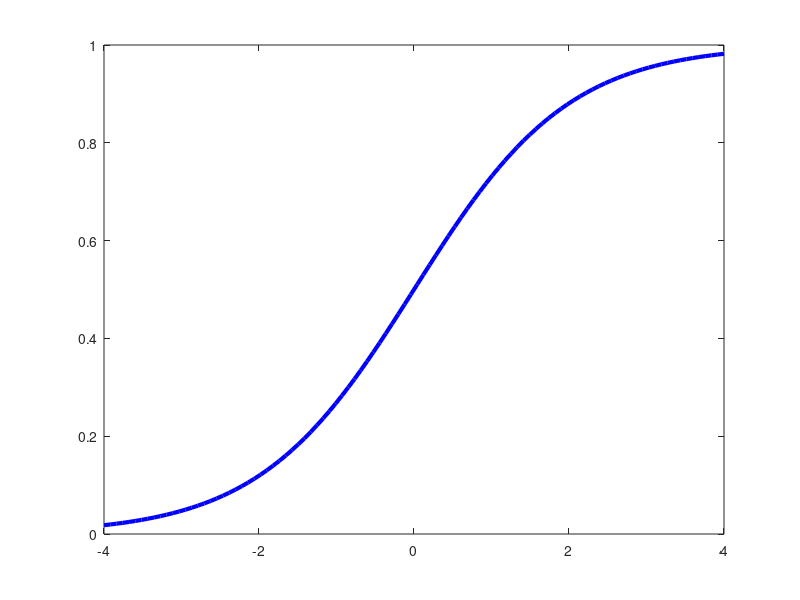

Here is the MATLAB script that generated this plot: (Note: this script raises an error after producing the figure.)
%% Plots of the most common activation functions (used in Table 2.1)

sigmoid = @(z) 1./(1 + exp(-z));
ReLU = @(z) (z >= 0) .* z;
leaky_ReLU = @(z) max(z, 0.1 * z);

z = linspace(-4,4);

figure(1)
plot(z,sigmoid(z),'b','LineWidth',3)
yline(0,'k')
xline(0,'k')
ylim([-0.125, 1])
yticks([-0.1, 0, 0.5, 1])
xticks([-4,-2,0,2,4])
set(gca,'FontSize',15)
xlabel('z','FontSize',20)
ylabel('\sigma(z)','FontSize',20)

figure(2)
plot(z,ReLU(z),'b','LineWidth',3)
yline(0,'k')
xline(0,'k')
ylim([-0.5, 4])
yticks([-0.5, 0, 2, 4])
xticks([-4,-2,0,2,4])
set(gca,'FontSize',15)
xlabel('z','FontSize',20)
ylabel('\sigma(z)','FontSize',20)

figure(3)
xline(0,'k')
plot(z,leaky_ReLU(z),'b','LineWidth',3)
yline(0,'k')
xline(0,'k')
ylim([-0.5, 4])
yticks([-0.5, 0, 2, 4])
xticks([-4,-2,0,2,4])
set(gca,'FontSize',15)
xlabel('z','FontSize',20)
ylabel('\sigma(z)','FontSize',20)
